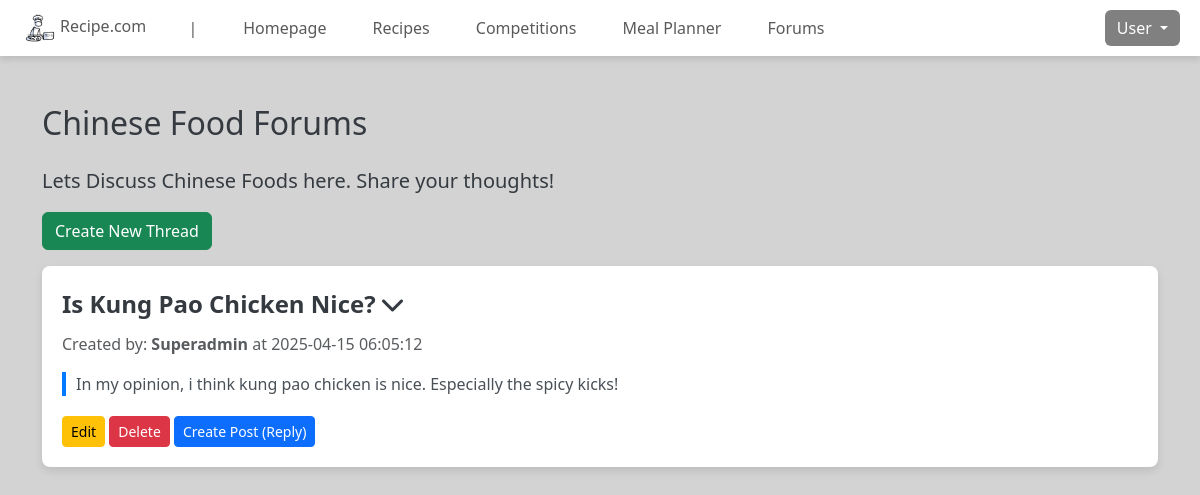
The page /view/category_threads.php?id=1 (signed in) on the database its author committed.
### tables this page shows
CREATE TABLE `forum_category` (
  `category_id` int(10) NOT NULL,
  `name` varchar(255) NOT NULL,
  `description` text DEFAULT NULL
);

CREATE TABLE `forum_thread` (
  `thread_id` int(10) NOT NULL,
  `user_id` int(10) NOT NULL,
  `category_id` int(10) NOT NULL,
  `title` varchar(255) NOT NULL,
  `content` text NOT NULL,
  `created_time` datetime NOT NULL,
  `updated_at` datetime DEFAULT NULL
);

CREATE TABLE `user` (
  `user_id` int(10) NOT NULL,
  `username` varchar(20) NOT NULL,
  `email` varchar(30) NOT NULL,
  `password` varchar(255) NOT NULL,
  `roles` varchar(10) NOT NULL,
  `bio` text DEFAULT NULL,
  `created_time` datetime NOT NULL
);

### controller/forum_controller.php (called while the page is built, shortened)
<?php
require_once '../model/forum_model.php';
class ForumController {
    private $categoryModel;
    private $threadModel;
    public function __construct($db) {
        $this->categoryModel = new ForumCategoryModel($db);
        $this->threadModel = new ForumThreadModel($db);
    }
    public function getThreadDetails($thread_id) {
        return $this->threadModel->getThreadUserNameByThreadId($thread_id);
    }
    public function getThreadsByCategory($category_id) {
        return $this->threadModel->getThreadsByCategory($category_id);
    }
    public function getCategoryById($categoryId) {
        return $this->categoryModel->getCategoryById($categoryId);
    }
}
?>

### model/forum_model.php (called while the page is built, shortened)
<?php
class ForumCategoryModel {
    private $conn;
    public function __construct($db) {
        $this->conn = $db;
    }
    public function getCategoryById($category_id) {
        $sql = "SELECT * FROM forum_category WHERE category_id = ?";
        $stmt = $this->conn->prepare($sql);
        $stmt->bind_param("i", $category_id);
        $stmt->execute();
        $result = $stmt->get_result();
        return $result->fetch_assoc();
    }
}
class ForumThreadModel {
    private $conn;
    public function __construct($db) {
        $this->conn = $db;
    }
    public function getThreadsByCategory($category_id) {
        $sql = "SELECT * FROM forum_thread WHERE category_id = ?";
        $stmt = $this->conn->prepare($sql);
        $stmt->bind_param("i", $category_id);
        $stmt->execute();
        $result = $stmt->get_result();
        return $result->fetch_all(MYSQLI_ASSOC);
    }
    public function getThreadUserNameByThreadId($thread_id) {
        $sql = "SELECT forum_thread.*, user.username FROM forum_thread
                INNER JOIN user ON forum_thread.user_id = user.user_id
                WHERE forum_thread.thread_id = ?";
        $stmt = $this->conn->prepare($sql);
        $stmt->bind_param("i", $thread_id);
        $stmt->execute();
        $result = $stmt->get_result();
        return $result->fetch_assoc();
    }
}
?>

### view/category_threads.php (the view, shortened to what this page needs)
<?php
require '../controller/forum_controller.php';
$forumController = new ForumController($conn);
$categoryId = $_GET['id'] ?? null;
$category = $forumController->getCategoryById($categoryId);
$threads = $forumController->getThreadsByCategory($categoryId);
$userDetail = $forumController->getThreadDetails($categoryId);
?>
<!DOCTYPE html>
<html lang="en">
<head>
  <link rel="stylesheet" href="../assets/css/header.css">
  <link rel="stylesheet" href="../assets/css/styles.css">
  <link href="https://cdn.jsdelivr.net/npm/bootstrap@5.3.3/dist/css/bootstrap.min.css" rel="stylesheet">
  <link rel="stylesheet" href="https://cdnjs.cloudflare.com/ajax/libs/font-awesome/6.0.0-beta3/css/all.min.css">
</head>
<body>
  <?php include '../includes/header.php'; ?>
  <div class="container mt-5">
    <h2 class="mb-4"><?= htmlspecialchars($category['name']) ?></h2>
    <p class="lead"><?= htmlspecialchars($category['description']) ?></p>
    <a href="create_thread_form.php?category_id=<?= $categoryId ?>" class="btn btn-success mb-3">Create New Thread</a>
    <?php if (empty($threads)): ?>
      <div class="alert alert-info">No threads yet. Be the first to post!</div>
    <?php else: ?>
        <?php foreach ($threads as $thread): ?>
            <div class="thread-box">
                <div class="thread-title" onclick="toggleReplies(<?= $thread['thread_id'] ?>)">
                    <?= htmlspecialchars($thread['title']) ?>
                    <i class="fas fa-chevron-down toggle-icon" id="icon-<?= $thread['thread_id'] ?>"></i>
                </div>
                <p class="text-muted">Created by: <strong><?= htmlspecialchars($userDetail['username'] ?? 'Unknown') ?></strong> at <?= htmlspecialchars($thread['created_time']) ?></p>
                <div class="thread-content"><?= htmlspecialchars($thread['content']) ?></div>
                <div class="thread-actions reply-actions">
                    <a href="edit_thread_form.php?id=<?= $thread['thread_id'] ?>" class="btn btn-warning btn-sm">Edit</a>
                    <a href="delete_thread.php?id=<?= $thread['thread_id'] ?>&category_id=<?= $categoryId ?>" class="btn btn-danger btn-sm" onclick="return confirm('Are you sure you want to delete this thread?');">Delete</a>
                    <a href="thread.php?id=<?= $thread['thread_id'] ?>" class="btn btn-primary btn-sm">Create Post (Reply)</a>
                </div>
            </div>
        <?php endforeach; ?>
    <?php endif; ?>
  </div>
</body>
</html>

### includes/header.php (shortened to what this page needs)
<nav class="navbar navbar-expand-lg custom-header">
    <div class="container-fluid">
        <ul class="navbar-nav me-auto">
            <li class="nav-item ps-2"><a class="nav-link p-0" href="homepage"><img src="../assets/images/icon.png" alt="Logo" width="40" height="40">Recipe.com</a></li>
            <li class="nav-item"><a class="nav-link" href="#">&nbsp;|</a></li>
            <li class="nav-item"><a class="nav-link" href="homepage">Homepage</a></li>
            <li class="nav-item"><a class="nav-link" href="recipe_list?page=1">Recipes</a></li>
            <li class="nav-item"><a class="nav-link" href="competitions_list">Competitions</a></li>
            <li class="nav-item"><a class="nav-link" href="meal_planner">Meal Planner</a></li>
            <li class="nav-item"><a class="nav-link" href="forums">Forums</a></li>
        </ul>
        <div class="pe-2">
            <?php if (isset($_SESSION['user_id']) && $_SESSION['roles']): ?>
                <div class="dropdown">
                    <button class="btn btn-primary dropdown-toggle" type="button" id="profileDropdown" data-bs-toggle="dropdown" aria-expanded="false">
                        <?php echo $_SESSION['username']; ?>
                    </button>
                </div>
            <?php else : ?>
                <a href="entry?type=login"><button class="btn btn-primary me-2">Get Started!</button></a>
            <?php endif; ?>
        </div>
    </div>
</nav>

### assets/css/header.css (style rules this page uses)
.custom-header { background-color: white; box-shadow: 0px 4px 6px rgba(0, 0, 0, 0.1); padding: 10px 20px; }
.nav-item { padding: 0px 15px; }
.nav-item:nth-child(2) .nav-link { cursor: default; pointer-events: none; text-decoration: none; }

### assets/css/styles.css (style rules this page uses)
body { background-color: #d3d3d3 !important; }
button { background-color: grey !important; border: none !important; color: white !important; }

### view/category_threads.php (style rules this page uses)
body { background-color: #f8f9fa; color: #343a40; }
.thread-box { background: white; border-radius: 8px; box-shadow: 0 4px 8px rgba(0, 0, 0, 0.1); padding: 20px; margin-bottom: 20px; }
.thread-title { font-size: 24px; margin-bottom: 10px; font-weight: bold; cursor: pointer; }
.thread-content { font-size: 16px; margin-bottom: 20px; border-left: 4px solid #007bff; padding-left: 10px; color: #495057; }
.reply-actions { margin-top: 10px; }

### rows shown on the page
forum_category: name "Chinese Food Forums", description "Lets Discuss Chinese Foods here. Share your thoughts!"
forum_thread: title "Is Kung Pao Chicken Nice?", user.username "Superadmin", created_time "2025-04-15 06:05:12", content "In my opinion, i think kung pao chicken is nice. Especially the spicy kicks!"

### other values the page prints
$_SESSION['username'] "User"
